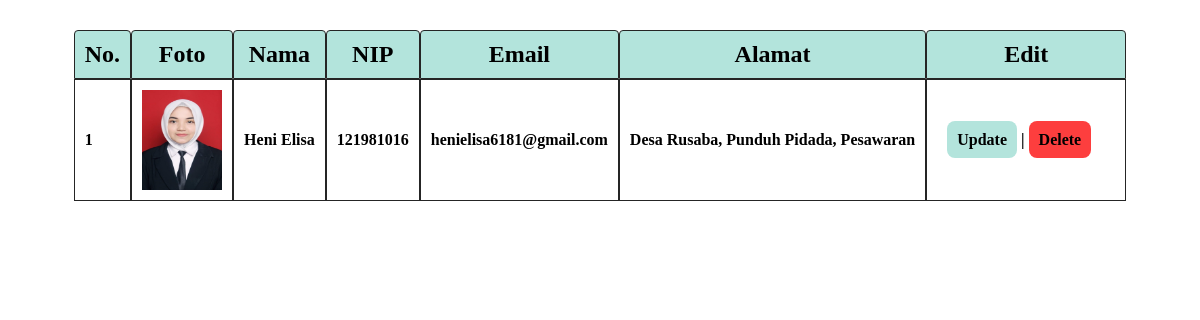
Page /data.php?keyword=Heni Elisa on the committed database.
### tables this page shows
CREATE TABLE `data_karyawan` (
  `id` int(11) NOT NULL,
  `foto` varchar(200) NOT NULL,
  `nama` varchar(200) NOT NULL,
  `nip` varchar(12) NOT NULL,
  `email` varchar(255) NOT NULL,
  `alamat` text NOT NULL
);

### functions/functions.php (called while the page is built, shortened)
<?php
$conn = mysqli_connect('localhost','root','','Karyawan UAS');
function query($query) {
    global $conn;
    $result = mysqli_query($conn,$query);
    $datas  = [];
    while ($data = mysqli_fetch_assoc($result)) {
        $datas[] = $data ;
    }
    return $datas ;
}
?>

### data.php (the view, shortened to what this page needs)
<?php
require('functions/functions.php');
$keyword = $_GET['keyword'];
$query = "SELECT * FROM data_karyawan WHERE
nama LIKE '%$keyword%' OR
nip LIKE '%$keyword%' OR
email LIKE '%$keyword%' OR
alamat LIKE '%$keyword%'";
$dataperHalaman = 3;
$jumlahData = count(query($query));
$halamanAktif = isset($_GET['halaman']) ? $_GET['halaman'] : 1 ;
$awalanData = ($dataperHalaman * $halamanAktif) - $dataperHalaman;
$data_pekerja = query($query);
?>
<html lang="en">
<head>
    <link rel="stylesheet" href="index.css">
</head>
<body>
    <div class="container">
        <div class="table" >
            <table  cellpadding="10" cellspacing="0"; >
                <tr>
                    <th>No.</th>
                    <th>Foto</th>
                    <th>Nama</th>
                    <th>NIP</th>
                    <th>Email</th>
                    <th>Alamat</th>
                    <th>Edit</th>
                </tr>
                <?php $i = 1 ?>
                <?php foreach($data_pekerja as $datas) :?>
                <tr>
                    <td><?= $i + $awalanData ?></td>
                    <td><img src="images/<?= $datas['foto']; ?>" alt=""></td>
                    <td><?= ucwords($datas['nama']) ; ?></td>
                    <td><?= $datas['nip']; ?></td>
                    <td><?= $datas['email']; ?></td>
                    <td><?= ucwords($datas['alamat']); ?></td>
                    <div class="ubah">
                        <td class="change" >
                            <a href="update/update.php?id=<?= $datas['id']; ?>" class="update" >Update</a> |
                            <a href="delete.php?id=<?= $datas['id']; ?>" class="delete"  onclick="return confirm('Apakah Anda Yakin..??')">Delete</a>
                        </td>
                    </div>
                </tr>
                <?php $i++ ?>
                <?php endforeach; ?>
            </table>
        </div>
    </div>
</body>
</html>

### index.css (style rules this page uses)
*,html { margin: 0; padding: 0; box-sizing: border-box; }
body { background-image: url('https://wallpapercave.com/wp/wp3234818.jpg'); }
.container { max-width: 1200px; margin: 0 auto; }
.table { display: flex; justify-content: center; align-items: center; padding: 10px; margin: 20px; margin-top: 20px ; }
tr th { padding: 10px; font-weight: bold; font-size: 24px; background-color: rgb(179, 228, 220); border: 1.5px solid rgb(37, 37, 37); border-radius: 4px 4px 0 0; -webkit-border-radius: 4px 4px 0 0; -moz-border-radius: 4px 4px 0 0; -ms-border-radius: 4px 4px 0 0; -o-border-radius: 4px 4px 0 0; }
th { margin: 10px; }
tr td { font-size: 16px; padding: 10px; font-weight: bold; border: 1.5px solid rgb(37, 37, 37); }
.ubah { display: flex; }
.change { padding: 20px; width: 200px; }
.update { text-decoration: none; background-color: rgb(179, 228, 220) ; color: black ; padding: 10px; border-radius: 8px; font-weight: bold; font-size: 16px; }
.delete { text-decoration: none; background-color: rgb(253, 62, 62) ; color: black ; padding: 10px; border-radius: 8px; font-weight: bold; font-size: 16px; }
img { width: 80px; height: 100px; }

### rows in the picture
data_karyawan: awalanData "1", foto (picture), nama "Heni Elisa", nip "121981016", email "henielisa6181@gmail.com", alamat "Desa Rusaba, Punduh Pidada, Pesawaran"
